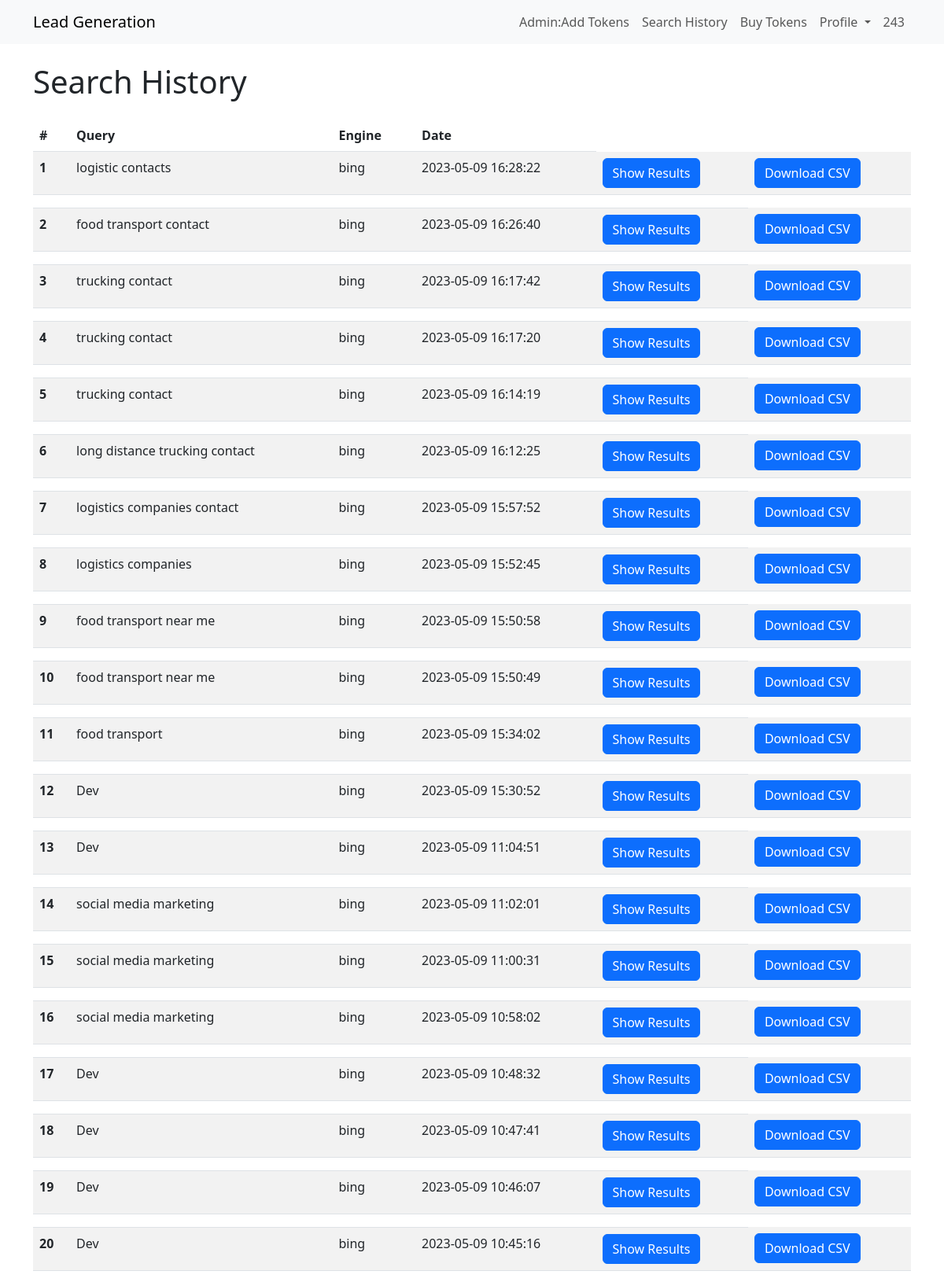
The app's page /search_history (signed in, upper part) with its own data.
### app/main/models.py (models this page shows, shortened)
class User(UserMixin, db.Model):
    id = db.Column(db.Integer, primary_key=True)
    username = db.Column(db.String(64), index=True, unique=True)
    email = db.Column(db.String(120), index=True, unique=True)
    password_hash = db.Column(db.String(128))
    subscription = db.Column(db.String(10))
    tokens = db.Column(db.Integer, default=30)
    search_history = db.relationship('SearchHistory', back_populates='user', lazy='dynamic')
    is_admin = db.Column(db.Boolean, default=False)

class SearchHistory(db.Model):
    id = db.Column(db.Integer, primary_key=True)
    user_id = db.Column(db.Integer, db.ForeignKey('user.id'))
    query = db.Column(db.String(256))
    engine = db.Column(db.String(64))
    timestamp = db.Column(db.DateTime, index=True, default=datetime.utcnow)
    user = db.relationship('User', back_populates='search_history')
    results = db.relationship('SearchResult', back_populates='search_history', lazy='dynamic')

### app/main/routes.py (the view)
@main_bp.route('/search_history', methods=['GET'])
@login_required
def search_history():
    search_history = sorted(current_user.search_history, key=lambda x: x.timestamp, reverse=True)
    return render_template('search_history.html', search_history=search_history, title='Search History', get_profile_css_class=get_profile_css_class)

### app/main/models.py (called while the page is built)
@login_manager.user_loader
def load_user(id):
    return User.query.get(int(id))

### app/templates/search_history.html (shortened to what this page needs)
{% extends 'base.html' %}
{% block content %}
    <h1 class="mt-4">Search History</h1>
    {% if search_history %}
        <table class="table table-striped mt-4">
            <thead>
                <tr>
                    <th scope="col">#</th>
                    <th scope="col">Query</th>
                    <th scope="col">Engine</th>
                    <th scope="col">Date</th>
                </tr>
            </thead>
            <tbody>
                {% for history_item in search_history %}
                    <tr>
                        <th scope="row">{{ loop.index }}</th>
                        <td>{{ history_item.query }}</td>
                        <td>{{ history_item.engine }}</td>
                        <td>{{ history_item.timestamp.strftime('%Y-%m-%d %H:%M:%S') }}</td>
                        <td>
                            <button class="btn btn-primary" type="button" data-bs-toggle="collapse" data-bs-target="#results_{{ history_item.id }}" aria-expanded="false" aria-controls="results_{{ history_item.id }}">
                                Show Results
                            </button>
                        </td>
                        <td>
                            <button class="btn btn-primary" type="button">
                                Download CSV
                            </button>
                        </td>
                    </tr>
                    <tr>
                        <td colspan="5">
                                    {% set results = history_item.results.all() %}
                        </td>
                    </tr>
                {% endfor %}
            </tbody>
        </table>
    {% else %}
        <p class="mt-4">No search history found.</p>
    {% endif %}
{% endblock %}

### app/templates/base.html (shortened to what this page needs)
<!doctype html>
<html lang="en">
  <head>
    <link href="https://cdn.jsdelivr.net/npm/bootstrap@5.3.0-alpha1/dist/css/bootstrap.min.css" rel="stylesheet">
  </head>
  <body>
    <nav class="navbar navbar-expand-lg navbar-light bg-light">
      <div class="container">
        <a class="navbar-brand" href="{{ url_for('main.index') }}">Lead Generation</a>
        <ul class="navbar-nav ml-auto">
          {% if current_user.is_admin %}
          <li class="nav-item">
            <a class="nav-link" href="{{ url_for('main.add_tokens') }}">Admin:Add Tokens</a>
          </li>
          {% endif %}
          {% if current_user.is_authenticated %}
          <li class="nav-item">
            <a class="nav-link" href="{{ url_for('main.search_history') }}">Search History</a>
          </li>
          <li class="nav-item">
            <a class="nav-link" href="{{ url_for('main.buy_tokens')}}">Buy Tokens</a>
          </li>
          <li class="nav-item dropdown">
            <a class="nav-link dropdown-toggle" href="#" id="profileDropdown" role="button" data-bs-toggle="dropdown" aria-haspopup="true" aria-expanded="false">
                Profile
            </a>
          </li>
          <li class="nav-item">
            <span class="nav-link">{{ current_user.tokens if current_user.tokens else 0}}</span>
          </li>
          {% endif %}
        </ul>
      </div>
    </nav>
    <div class="container">
      {% block content %}{% endblock %}
    </div>
  </body>
</html>

### records on screen
User: tokens "243"
SearchHistory: query "logistic contacts", engine "bing", timestamp "2023-05-09 16:28:22"
SearchHistory: query "food transport contact", engine "bing", timestamp "2023-05-09 16:26:40"
SearchHistory: query "trucking contact", engine "bing", timestamp "2023-05-09 16:17:42"
SearchHistory: query "trucking contact", engine "bing", timestamp "2023-05-09 16:17:20"
SearchHistory: query "trucking contact", engine "bing", timestamp "2023-05-09 16:14:19"
SearchHistory: query "long distance trucking contact", engine "bing", timestamp "2023-05-09 16:12:25"
SearchHistory: query "logistics companies contact", engine "bing", timestamp "2023-05-09 15:57:52"
SearchHistory: query "logistics companies", engine "bing", timestamp "2023-05-09 15:52:45"
SearchHistory: query "food transport near me", engine "bing", timestamp "2023-05-09 15:50:58"
SearchHistory: query "food transport near me", engine "bing", timestamp "2023-05-09 15:50:49"
SearchHistory: query "food transport", engine "bing", timestamp "2023-05-09 15:34:02"
SearchHistory: query "Dev", engine "bing", timestamp "2023-05-09 15:30:52"
SearchHistory: query "Dev", engine "bing", timestamp "2023-05-09 11:04:51"
SearchHistory: query "social media marketing", engine "bing", timestamp "2023-05-09 11:02:01"
SearchHistory: query "social media marketing", engine "bing", timestamp "2023-05-09 11:00:31"
SearchHistory: query "social media marketing", engine "bing", timestamp "2023-05-09 10:58:02"
SearchHistory: query "Dev", engine "bing", timestamp "2023-05-09 10:48:32"
SearchHistory: query "Dev", engine "bing", timestamp "2023-05-09 10:47:41"
SearchHistory: query "Dev", engine "bing", timestamp "2023-05-09 10:46:07"
SearchHistory: query "Dev", engine "bing", timestamp "2023-05-09 10:45:16"
